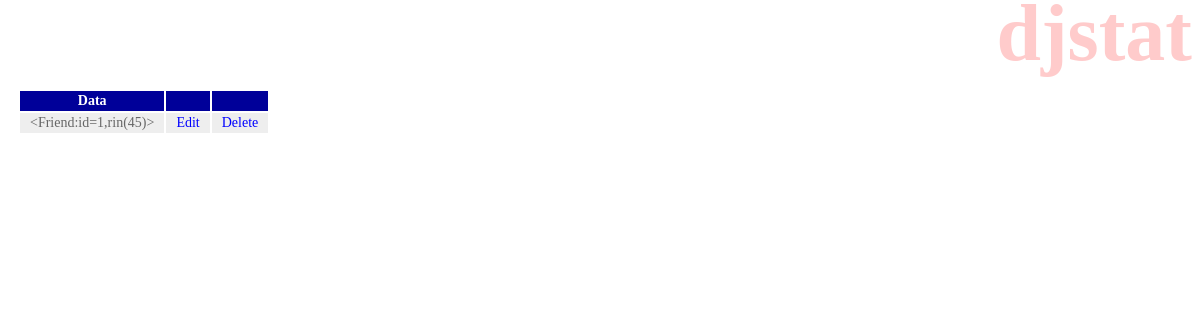
/djstart/, run on an earlier commit of the app's database.
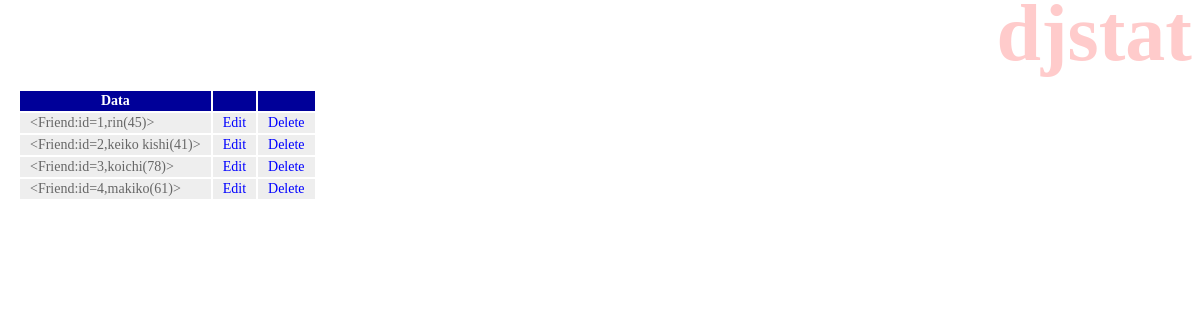
And on a later commit of the database.
### djstart/models.py (models this page shows)
class Friend(models.Model):
    name=models.CharField(max_length=100)
    mail=models.EmailField(max_length=200)
    gender=models.BooleanField()
    age=models.IntegerField(default=0)
    birthday=models.DateField()
    def __str__(self):
        return '<Friend:id='+ str(self.id) +',' + self.name + '(' + str(self.age)+')>'

### djstart/views.py (the view)
# urls.py: path('',views.index,name='index'),
def index(request):
    data=Friend.objects.all()
    params ={
        'title':'djstat',
        'data':data,
    }
    return render(request,'djstart/index.html',params)

### djstart/templates/djstart/index.html (shortened to what this page needs)
{% load static %}
<!DOCTYPE html>
<html lang="ja">
<head>
    <link rel="stylesheet" type="text/css" href = "{% static 'djstart/css/style.css' %}" />
</head>
<body>
    <h1>{{title}}</h1>
    <table>
       <tr>
           <th>Data</th>
           <th></th>
           <th></th>
       </tr>
       {% for item in data %}
       <tr>
           <td>{{item}}</td>
           <td><a href="{% url 'edit' item.id %}">Edit</a></td>
           <td><a href="{% url 'delete' item.id %}">Delete</a></td>
       </tr>
       {% endfor %}
    </table>
</body>
</html>

### djstart/static/djstart/css/style.css (style rules this page uses)
body { color: gray; font-size: 16pt; }
h1 { color: red; opacity: 0.2; font-size: 60pt; margin-top: -20px; margin-bottom: 0; text-align: right; }
a { color: blue; text-decoration: none; }
table { margin: 10px; font-size: 14px; }
table tr th { background-color: #009; color: white; padding: 2px 10px; border: 2px; }
table tr td { background-color: #eee; color: #666; padding: 2px 10px; border: 2px; }

What changed in the data, as far as the page shows it:
added Friend: id+name+age "<Friend:id=2,keiko kishi(41)>"
added Friend: id+name+age "<Friend:id=3,koichi(78)>"
added Friend: id+name+age "<Friend:id=4,makiko(61)>"
